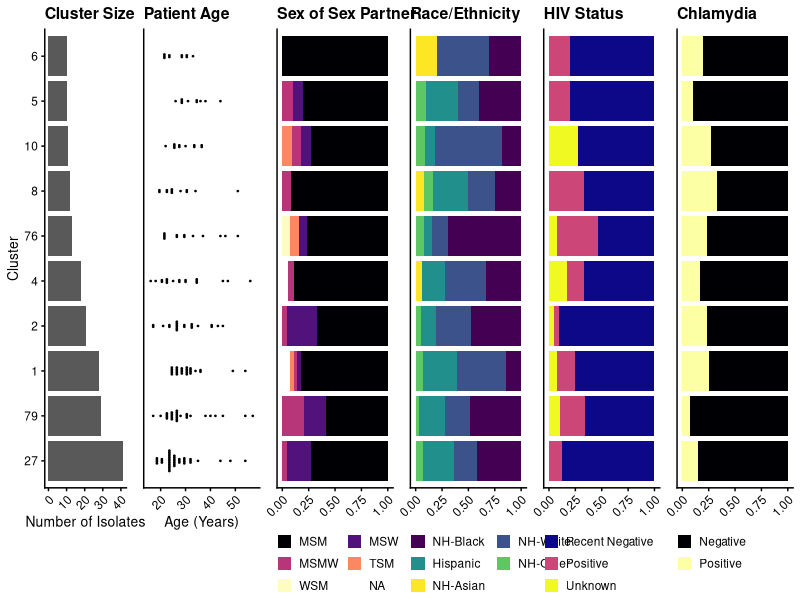

Write the R code that produced this figure.
library(tidyverse)
library(cowplot)
library(viridis)
theme_set(theme_cowplot(font_size=10))

metadata <- read.table("data/Mortimer_NYC_SupplementaryTable1.tsv", 
                       sep = "\t",
                       header = T,
                       stringsAsFactors = F,
                       comment.char = "")

# Figure 1A made in ITOL

# Figure 1B

nyc_clades <- read.table("data/major_clades.txt", sep = "\t", comment.char = "!", stringsAsFactors = F)
colnames(nyc_clades) <- c("run_accession", "clade")

clades <- metadata %>% left_join(nyc_clades)

clades <- clades %>% 
  dplyr::select(run_accession, Race, partner, clade) %>% 
  mutate(orientation = ifelse(partner == "MSM" | partner == "MSMW" | partner == "TSM", "MSM",
                              ifelse(partner == "WSM" | partner == "WSMW" | partner == "MSW", "heterosexual", "Unknown"))) %>%
  mutate(Lineage = ifelse(clade == "MSM_clade", "Lineage A", "Lineage B"))

clades <- clades %>%
  mutate(orientation = ifelse(is.na(orientation), "Unknown", orientation)) %>%
  mutate(partner = ifelse(is.na(partner), "Unknown", partner))


clade.partner.plot <- clades %>%
  ggplot(aes(x=fct_infreq(partner))) +
  geom_histogram(stat="count") +
  facet_wrap(~Lineage, strip.position = "top") +
  ylab("Number of Isolates") +
  xlab("Sex of Sex Partner") +
  theme(axis.text.x = element_text(angle = 45, hjust = 1))

clades.chi2.table <- clades %>% 
  filter(!is.na(partner)) %>% 
  count(Lineage, partner) %>% 
  spread(partner, n, fill = 0) %>%
  column_to_rownames("Lineage")

clade.partner.chi2 <- chisq.test(clades.chi2.table)

# Figure 1C

## describe clusters by proportion of each demo

common_clusters <- metadata %>% count(final_cluster) %>% arrange(desc(n)) %>% filter(n >= 10)

metadata.common <- metadata %>% filter(final_cluster %in% common_clusters$final_cluster)

## cluster size



metadata$final_cluster <- as.factor(as.character(metadata$final_cluster))
metadata <- metadata %>% 
  add_count(final_cluster) 

clusters.common <- metadata %>% filter(n >= 10)

clusters.common.size <- clusters.common %>%
  ggplot(aes(x = fct_infreq(factor(final_cluster)))) +
  geom_bar() +
  coord_flip() + 
  labs(x = "Cluster", y = "Number of Isolates", title = "Cluster Size") +
  theme(axis.text.x = element_text(angle = 45, hjust = 1))

#age

clusters.common.age <- clusters.common %>% 
  ggplot(aes(x = fct_infreq(factor(final_cluster)), y = Age)) + 
  geom_dotplot(binaxis = "y", stackdir = "center", dotsize = 0.5) + 
  coord_flip() +
  labs(y = "Age (Years)", title = "Patient Age") +
  theme(axis.title.y=element_blank(), 
        axis.text.y=element_blank(),
        axis.ticks.y=element_blank(),
        axis.text.x = element_text(angle = 45, hjust = 1)) 

# network

clusters.common.network <- clusters.common %>%
  ggplot(aes(x = fct_infreq(factor(final_cluster)), fill = fct_infreq(factor(partner)))) +
  geom_bar(position = "fill") +
  scale_fill_viridis(option = "magma", discrete = T) +
  coord_flip() +
  labs(title = "Sex of Sex Partner") +
  theme(legend.position="bottom",
        legend.title=element_blank(),
        axis.title.y=element_blank(), 
        axis.text.y=element_blank(),
        axis.ticks.y=element_blank(),
        axis.title.x=element_blank(),
        axis.text.x = element_text(angle = 45, hjust = 1)) +
  guides(fill = guide_legend(nrow = 3, byrow = TRUE))

# race/ethnicity

clusters.common.race <- clusters.common %>%
  ggplot(aes(x = fct_infreq(factor(final_cluster)), fill = fct_infreq(factor(Race)))) +
  geom_bar(position = "fill") +
  scale_fill_viridis(option = "viridis", discrete = T) +
  coord_flip() +
  labs(title = "Race/Ethnicity") +
  theme(legend.position="bottom",
        legend.title=element_blank(),
        axis.title.y=element_blank(), 
        axis.text.y=element_blank(),
        axis.ticks.y=element_blank(),
        axis.title.x=element_blank(),
        axis.text.x = element_text(angle = 45, hjust = 1)) +
  guides(fill = guide_legend(nrow = 3, byrow = TRUE))

# hiv

clusters.common.hiv <- clusters.common %>%
  ggplot(aes(x = fct_infreq(factor(final_cluster)), fill = fct_infreq(factor(hivstatus)))) +
  geom_bar(position = "fill") +
  scale_fill_viridis(option = "plasma", discrete = T) +
  coord_flip() +
  labs(title = "HIV Status") +
  theme(legend.position="bottom",
        legend.title=element_blank(),
        axis.title.y=element_blank(), 
        axis.text.y=element_blank(),
        axis.ticks.y=element_blank(),
        axis.title.x=element_blank(),
        axis.text.x = element_text(angle = 45, hjust = 1)) +
  guides(fill = guide_legend(nrow = 3, byrow = TRUE))

# chlamydia

clusters.common.ct <- clusters.common %>%
  ggplot(aes(x = fct_infreq(factor(final_cluster)), fill = fct_infreq(factor(CT_any)))) +
  geom_bar(position = "fill") +
  scale_fill_viridis(option = "inferno", discrete = T, labels = c("Negative", "Positive")) +
  coord_flip() +
  labs(title = "Chlamydia") +
  theme(legend.position="bottom",
        legend.title=element_blank(),
        axis.title.y=element_blank(), 
        axis.text.y=element_blank(),
        axis.ticks.y=element_blank(),
        axis.title.x=element_blank(),
        axis.text.x = element_text(angle = 45, hjust = 1)) +
  guides(fill = guide_legend(nrow = 2, byrow = TRUE))

plot_grid(clusters.common.size,
          clusters.common.age, 
          clusters.common.network, 
          clusters.common.race, 
          clusters.common.hiv, 
          clusters.common.ct, 
          nrow = 1, 
          align = "h",
          axis = "tb")